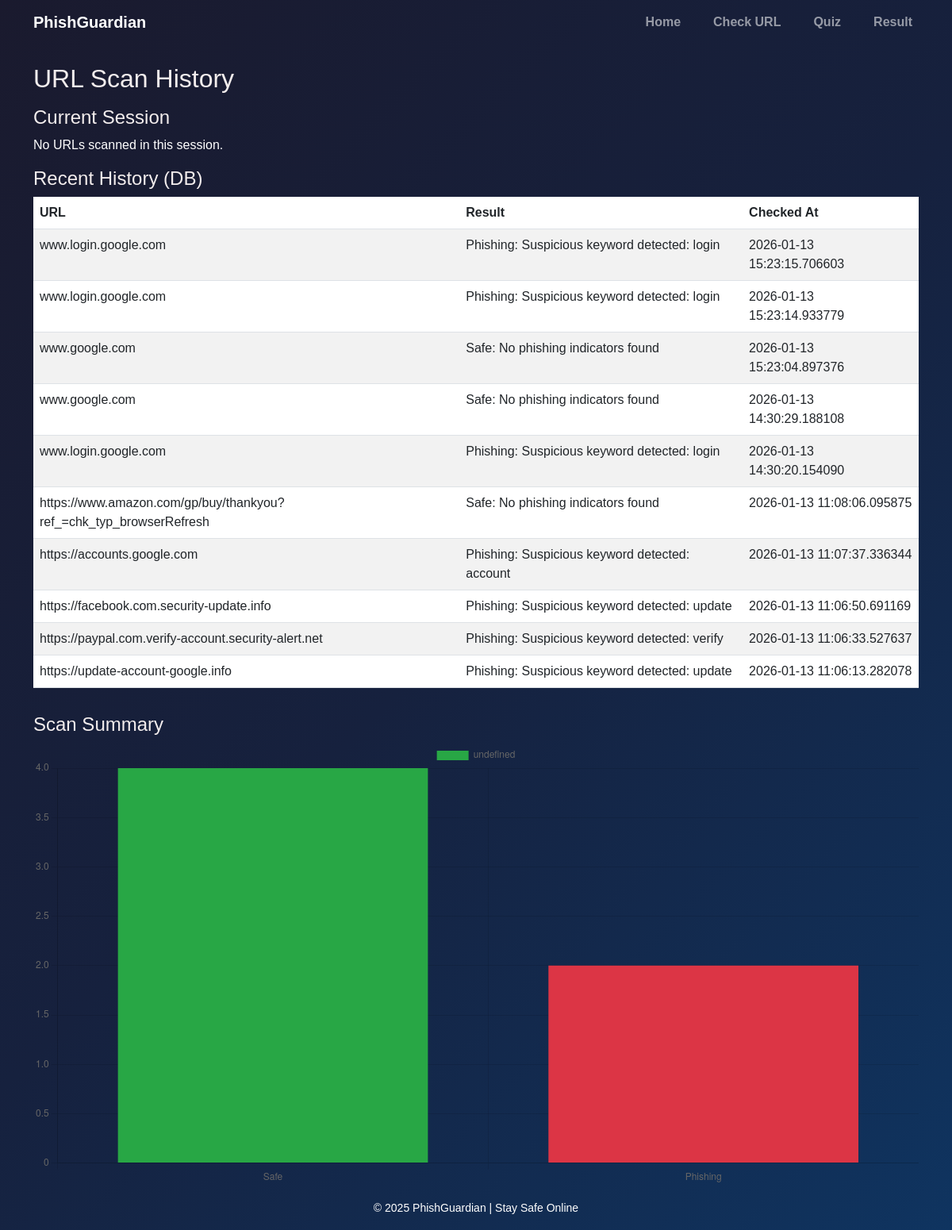
The app's page /results with its own data.
### tables this page shows
CREATE TABLE url_logs (
    id INTEGER PRIMARY KEY AUTOINCREMENT,
    url TEXT NOT NULL,
    result TEXT NOT NULL,
    checked_at TIMESTAMP DEFAULT CURRENT_TIMESTAMP
);

### app.py (the view)
@app.route("/results")
def results():
    session_logs = session.get("logs", [])
    conn = get_db_connection()
    db_logs = conn.execute(
        "SELECT * FROM url_logs ORDER BY checked_at DESC LIMIT 10"
    ).fetchall()
    conn.close()
    return render_template("results.html", session_logs=session_logs, db_logs=db_logs)

### app.py (called while the page is built)
def get_db_connection():
    conn = sqlite3.connect(DB_PATH)
    conn.row_factory = sqlite3.Row
    return conn

### templates/results.html (shortened to what this page needs)
{% extends "base.html" %}
{% block content %}
<div class="container mt-4">
    <h2 class="mb-3">URL Scan History</h2>
    <h4>Current Session</h4>
    {% if session_logs %}
        <ul class="list-group mb-3">
            {% for log in session_logs %}
                <li class="list-group-item">{{ log.url }} → {{ log.result }}</li>
            {% endfor %}
        </ul>
    {% else %}
        <p>No URLs scanned in this session.</p>
    {% endif %}
    <h4>Recent History (DB)</h4>
    {% if db_logs %}
        <table class="table table-striped">
            <thead>
                <tr><th>URL</th><th>Result</th><th>Checked At</th></tr>
            </thead>
            <tbody>
                {% for row in db_logs %}
                <tr>
                    <td>{{ row['url'] }}</td>
                    <td>{{ row['result'] }}</td>
                    <td>{{ row['checked_at'] }}</td>
                </tr>
                {% endfor %}
            </tbody>
        </table>
    {% else %}
        <p>No logs found in database.</p>
    {% endif %}
    <div class="mt-5">
        <h4>Scan Summary</h4>
        <canvas id="urlChart" width="400" height="200"></canvas>
    </div>
</div>
<script>
    fetch("{{ url_for('chart_url_summary') }}")
      .then(res => res.json())
      .then(data => {
          new Chart(document.getElementById('urlChart'), {
              type: 'bar',
              data: {
                  labels: ['Safe', 'Phishing'],
                  datasets: [{
                      data: [data.safe, data.phishing],
                      backgroundColor: ['#28a745', '#dc3545']
                  }]
              }
          });
      });
</script>
{% endblock %}

### templates/base.html (shortened to what this page needs)
<!DOCTYPE html>
<html lang="en">
<head>
  <link href="https://cdn.jsdelivr.net/npm/bootstrap@5.3.0/dist/css/bootstrap.min.css" rel="stylesheet">
  <link rel="stylesheet" href="{{ url_for('static', filename='css/style.css') }}">
</head>
<body>
  <nav class="navbar navbar-expand-lg navbar-dark bg-transparent">
    <div class="container">
      <a class="navbar-brand fw-bold" href="/">PhishGuardian</a>
      <div class="collapse navbar-collapse" id="navbarNav">
        <ul class="navbar-nav ms-auto">
          <li class="nav-item"><a class="nav-link" href="/">Home</a></li>
          <li class="nav-item"><a class="nav-link" href="{{ url_for('check_url') }}">Check URL</a></li>
          <li class="nav-item"><a class="nav-link" href="{{ url_for ('quiz') }}">Quiz</a></li>
          <li class="nav-item"><a class="nav-link" href="{{ url_for ('results') }}">Result</a></li>
        </ul>
      </div>
    </div>
  </nav>
  <main class="container-fluid p-0">
    {% block content %}{% endblock %}
  </main>
  <footer class="text-center py-3 text-white">
    <small>&copy; 2025 PhishGuardian | Stay Safe Online</small>
  </footer>
</body>
</html>

### static/css/style.css (style rules this page uses)
body, html { height: 100%; margin: 20; font-family: 'Poppins', sans-serif; background: linear-gradient(135deg, #1a1a2e, #16213e, #0f3460); background-size: cover; color: white; }
.nav-link { font-size: 1rem; margin-left: 25px; font-weight: bold; }
.container h2, .container h4 { color: #f3eded; }
.mt-5 { margin-top: 2rem !important; }

### records on screen
url_logs: url "www.login.google.com", result "Phishing: Suspicious keyword detected: login", checked_at "2026-01-13 15:23:15.706603"
url_logs: url "www.login.google.com", result "Phishing: Suspicious keyword detected: login", checked_at "2026-01-13 15:23:14.933779"
url_logs: url "www.google.com", result "Safe: No phishing indicators found", checked_at "2026-01-13 15:23:04.897376"
url_logs: url "www.google.com", result "Safe: No phishing indicators found", checked_at "2026-01-13 14:30:29.188108"
url_logs: url "www.login.google.com", result "Phishing: Suspicious keyword detected: login", checked_at "2026-01-13 14:30:20.154090"
url_logs: url "https://www.amazon.com/gp/buy/thankyou?ref_=chk_typ_browserRefresh", result "Safe: No phishing indicators found", checked_at "2026-01-13 11:08:06.095875"
url_logs: url "https://accounts.google.com", result "Phishing: Suspicious keyword detected: account", checked_at "2026-01-13 11:07:37.336344"
url_logs: url "https://facebook.com.security-update.info", result "Phishing: Suspicious keyword detected: update", checked_at "2026-01-13 11:06:50.691169"
url_logs: url "https://paypal.com.verify-account.security-alert.net", result "Phishing: Suspicious keyword detected: verify", checked_at "2026-01-13 11:06:33.527637"
url_logs: url "https://update-account-google.info", result "Phishing: Suspicious keyword detected: update", checked_at "2026-01-13 11:06:13.282078"
